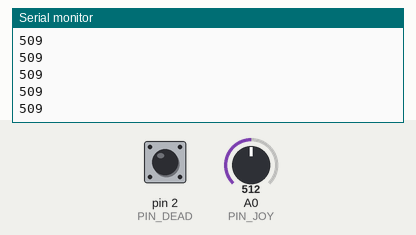
Simulated run of this sketch. Board: Arduino Nano, built with avr-gcc and run on an emulated ATmega328P. On the bench: the last lines printed to the serial monitor. Inputs (shaded band) come from the test bench; at power-on: A0 (PIN_JOY) = 512, pin 2 (PIN_DEAD) HIGH.

Above: at 1.4 s.
1.5 s: A0 (PIN_JOY) set to 716
At 1.57 s:
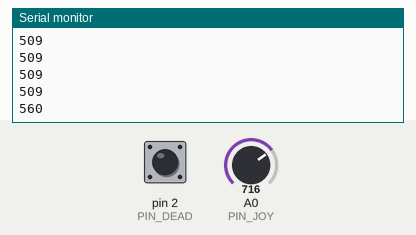
3.0 s: pin 2 (PIN_DEAD) pulled LOW for 0.15 s
At 3.07 s:
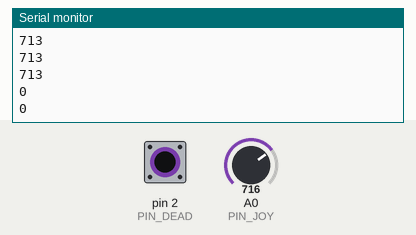
4.6 s: A0 (PIN_JOY) set to 900
At 4.62 s:
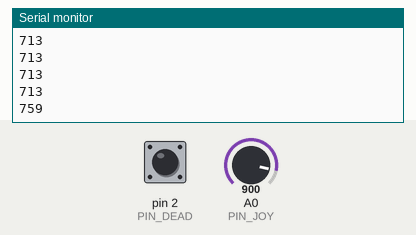
6.1 s: pin 2 (PIN_DEAD) pulled LOW for 1 s
At 7.12 s:
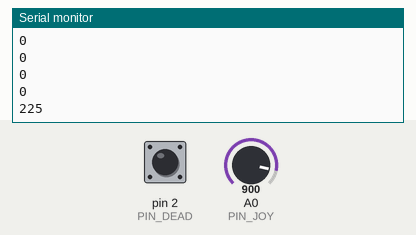
Timing chart, 0 to 9.1 s (numbered marks = the images above; inputs shaded):
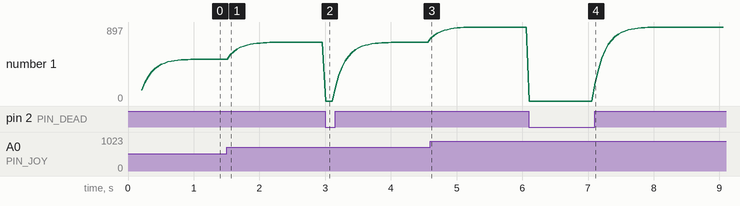

The sketch:

TX_Joystick_Nano_v2.ino
```cpp
// Sends throttle as ASCII packets: "T:<0..1023>\n" at ~20 Hz

#include <SoftwareSerial.h>

const uint8_t BT_RX = 8;   // Nano listens (from BT TXD)
const uint8_t BT_TX = 7;   // Nano sends (to BT RXD)
SoftwareSerial BT(BT_RX, BT_TX);

const uint8_t PIN_JOY  = A0;
const uint8_t PIN_DEAD = 2;     // deadman

const unsigned long TX_PERIOD_MS = 50;  // 20 Hz

int lp(int prev, int raw, float a=0.25f){ return (int)(a*raw + (1-a)*prev); }

void setup() {
  pinMode(PIN_DEAD, INPUT_PULLUP);
  BT.begin(9600);
  Serial.begin(115200);
  delay(200);
  Serial.println("TX ready");
}

void loop() {
  static unsigned long t0 = 0;
  static int filt = 0;

  if (millis() - t0 >= TX_PERIOD_MS) {
    t0 = millis();

    int raw = analogRead(PIN_JOY);   // 0..1023
    filt = lp(filt, raw);

    // Deadman pressed -> force zero throttle
    if (digitalRead(PIN_DEAD) == LOW) filt = 0;

    BT.print("T:");
    BT.println(filt);
    Serial.println(filt);
  }
}
```

Measured:
- after the input at 1.5 s, the serial monitor: prints a new line after 0.06 s (image 1)
- after the input at 3.0 s, the serial monitor: prints a new line at once (image 2)
- after the input at 4.6 s, the serial monitor: prints a new line at once (image 3)
- after the input at 6.1 s, the serial monitor: prints a new line after 1.0 s (image 4)
- plotted number 1: 509 → 713 after the input at 1.5 s, 713 → 897 after the input at 4.6 s
